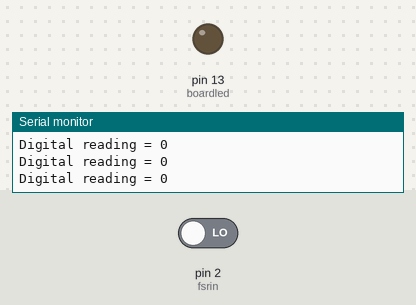
This sketch was run on a simulated Arduino Uno, built with avr-gcc and run on an emulated ATmega328P. On the bench: output pins drawn as LEDs (lit = HIGH), the last lines printed to the serial monitor. Inputs (shaded band) come from the test bench; at power-on: pin 2 (fsrin) LOW.

Above: at 1.2 s.
1.3 s: pin 2 (fsrin) driven HIGH
At 2.2 s:
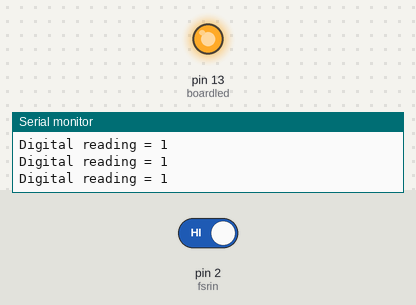
2.8 s: pin 2 (fsrin) driven LOW
At 3.2 s:
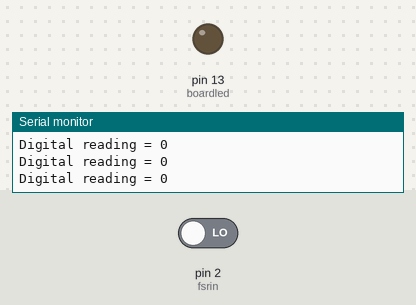
Timing chart, 0 to 5.8 s (numbered marks = the images above; inputs shaded):
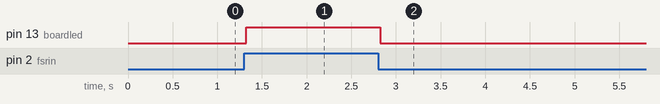

The sketch:

pressureSensorUnitTestDigital.ino
```cpp
// This is a test for analog reading the pressure sensors for our project.
// The pressure sensor is a really high resistance resistor when untouched.
// As pressure is applied, the resistance decreases.
//
// Circuit: +5V -> Pressure Sensor -> 10kOm resistor -> GND
//                                 -> Digital Pin 2
// Analog In reads the voltage difference across the resistor.
// >= 3V is HIGH
// <= 2V is LOW
// If you use 20 kOm for the resistor it's pretty good.
//
// Usage: If you squeeze the pressure sensor, pin13 LED should light up.

// initialize the library with the numbers of the interface pins
int fsrin = 2;
int fsrRead;

int fsrThresh = 500;
int boardled = 13;

void setup() {
  // set up the LCD's number of columns and rows:
  pinMode(boardled, OUTPUT);
  pinMode(fsrin, INPUT);

  Serial.begin(9600);
}

void loop() {
  fsrRead = digitalRead(fsrin);

  Serial.print("Digital reading = ");
  Serial.print(fsrRead);
  Serial.print("\n" );

  // HIGH is set to > 3V
  if (fsrRead == HIGH) {
    digitalWrite(boardled, HIGH);   // turn the LED on (HIGH is the voltage level)
  } else {
    digitalWrite(boardled, LOW);   // turn the LED on (HIGH is the voltage level)
  }
  delay(10);
}
```

Measured:
- after the input at 1.3 s, pin 13 (boardled): LOW → HIGH at once
- after the input at 2.8 s, pin 13 (boardled): HIGH → LOW at once
